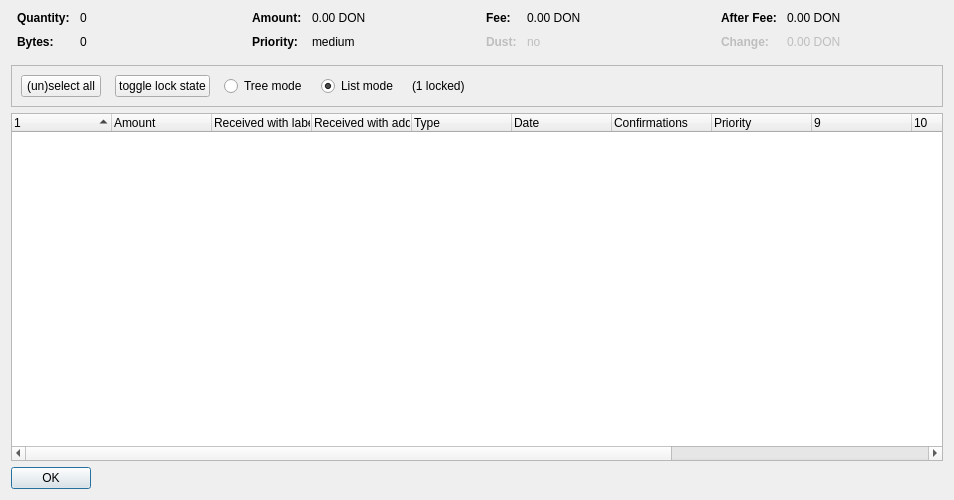
<?xml version="1.0" encoding="UTF-8"?>
<ui version="4.0">
 <class>CoinControlDialog</class>
 <widget class="QDialog" name="CoinControlDialog">
  <property name="geometry">
   <rect>
    <x>0</x>
    <y>0</y>
    <width>954</width>
    <height>500</height>
   </rect>
  </property>
  <property name="windowTitle">
   <string>Coin Selection</string>
  </property>
  <layout class="QVBoxLayout" name="verticalLayout">
   <item>
    <layout class="QHBoxLayout" name="horizontalLayoutTop" stretch="0,0,0,0">
     <property name="topMargin">
      <number>0</number>
     </property>
     <property name="bottomMargin">
      <number>10</number>
     </property>
     <item>
      <layout class="QFormLayout" name="formLayoutCoinControl1">
       <property name="horizontalSpacing">
        <number>10</number>
       </property>
       <property name="verticalSpacing">
        <number>10</number>
       </property>
       <property name="leftMargin">
        <number>6</number>
       </property>
       <property name="rightMargin">
        <number>6</number>
       </property>
       <item row="0" column="0">
        <widget class="QLabel" name="labelCoinControlQuantityText">
         <property name="font">
          <font>
           <weight>75</weight>
           <bold>true</bold>
          </font>
         </property>
         <property name="text">
          <string>Quantity:</string>
         </property>
        </widget>
       </item>
       <item row="0" column="1">
        <widget class="QLabel" name="labelCoinControlQuantity">
         <property name="cursor">
          <cursorShape>IBeamCursor</cursorShape>
         </property>
         <property name="contextMenuPolicy">
          <enum>Qt::ActionsContextMenu</enum>
         </property>
         <property name="text">
          <string notr="true">0</string>
         </property>
         <property name="textInteractionFlags">
          <set>Qt::LinksAccessibleByMouse|Qt::TextSelectableByKeyboard|Qt::TextSelectableByMouse</set>
         </property>
        </widget>
       </item>
       <item row="1" column="0">
        <widget class="QLabel" name="labelCoinControlBytesText">
         <property name="font">
          <font>
           <weight>75</weight>
           <bold>true</bold>
          </font>
         </property>
         <property name="text">
          <string>Bytes:</string>
         </property>
        </widget>
       </item>
       <item row="1" column="1">
        <widget class="QLabel" name="labelCoinControlBytes">
         <property name="cursor">
          <cursorShape>IBeamCursor</cursorShape>
         </property>
         <property name="contextMenuPolicy">
          <enum>Qt::ActionsContextMenu</enum>
         </property>
         <property name="text">
          <string notr="true">0</string>
         </property>
         <property name="textInteractionFlags">
          <set>Qt::LinksAccessibleByMouse|Qt::TextSelectableByKeyboard|Qt::TextSelectableByMouse</set>
         </property>
        </widget>
       </item>
      </layout>
     </item>
     <item>
      <layout class="QFormLayout" name="formLayoutCoinControl2">
       <property name="horizontalSpacing">
        <number>10</number>
       </property>
       <property name="verticalSpacing">
        <number>10</number>
       </property>
       <property name="leftMargin">
        <number>6</number>
       </property>
       <property name="rightMargin">
        <number>6</number>
       </property>
       <item row="0" column="0">
        <widget class="QLabel" name="labelCoinControlAmountText">
         <property name="font">
          <font>
           <weight>75</weight>
           <bold>true</bold>
          </font>
         </property>
         <property name="text">
          <string>Amount:</string>
         </property>
        </widget>
       </item>
       <item row="0" column="1">
        <widget class="QLabel" name="labelCoinControlAmount">
         <property name="cursor">
          <cursorShape>IBeamCursor</cursorShape>
         </property>
         <property name="contextMenuPolicy">
          <enum>Qt::ActionsContextMenu</enum>
         </property>
         <property name="text">
          <string notr="true">0.00 DON</string>
         </property>
         <property name="textInteractionFlags">
          <set>Qt::LinksAccessibleByMouse|Qt::TextSelectableByKeyboard|Qt::TextSelectableByMouse</set>
         </property>
        </widget>
       </item>
       <item row="1" column="0">
        <widget class="QLabel" name="labelCoinControlPriorityText">
         <property name="font">
          <font>
           <weight>75</weight>
           <bold>true</bold>
          </font>
         </property>
         <property name="text">
          <string>Priority:</string>
         </property>
        </widget>
       </item>
       <item row="1" column="1">
        <widget class="QLabel" name="labelCoinControlPriority">
         <property name="cursor">
          <cursorShape>IBeamCursor</cursorShape>
         </property>
         <property name="contextMenuPolicy">
          <enum>Qt::ActionsContextMenu</enum>
         </property>
         <property name="text">
          <string>medium</string>
         </property>
         <property name="textInteractionFlags">
          <set>Qt::LinksAccessibleByMouse|Qt::TextSelectableByKeyboard|Qt::TextSelectableByMouse</set>
         </property>
        </widget>
       </item>
      </layout>
     </item>
     <item>
      <layout class="QFormLayout" name="formLayoutCoinControl3">
       <property name="horizontalSpacing">
        <number>10</number>
       </property>
       <property name="verticalSpacing">
        <number>10</number>
       </property>
       <property name="leftMargin">
        <number>6</number>
       </property>
       <property name="rightMargin">
        <number>6</number>
       </property>
       <item row="0" column="0">
        <widget class="QLabel" name="labelCoinControlFeeText">
         <property name="font">
          <font>
           <weight>75</weight>
           <bold>true</bold>
          </font>
         </property>
         <property name="text">
          <string>Fee:</string>
         </property>
        </widget>
       </item>
       <item row="0" column="1">
        <widget class="QLabel" name="labelCoinControlFee">
         <property name="cursor">
          <cursorShape>IBeamCursor</cursorShape>
         </property>
         <property name="contextMenuPolicy">
          <enum>Qt::ActionsContextMenu</enum>
         </property>
         <property name="text">
          <string notr="true">0.00 DON</string>
         </property>
         <property name="textInteractionFlags">
          <set>Qt::LinksAccessibleByMouse|Qt::TextSelectableByKeyboard|Qt::TextSelectableByMouse</set>
         </property>
        </widget>
       </item>
       <item row="1" column="0">
        <widget class="QLabel" name="labelCoinControlLowOutputText">
         <property name="enabled">
          <bool>false</bool>
         </property>
         <property name="font">
          <font>
           <weight>75</weight>
           <bold>true</bold>
          </font>
         </property>
         <property name="text">
          <string>Dust:</string>
         </property>
        </widget>
       </item>
       <item row="1" column="1">
        <widget class="QLabel" name="labelCoinControlLowOutput">
         <property name="enabled">
          <bool>false</bool>
         </property>
         <property name="cursor">
          <cursorShape>IBeamCursor</cursorShape>
         </property>
         <property name="contextMenuPolicy">
          <enum>Qt::ActionsContextMenu</enum>
         </property>
         <property name="text">
          <string>no</string>
         </property>
         <property name="textInteractionFlags">
          <set>Qt::LinksAccessibleByMouse|Qt::TextSelectableByKeyboard|Qt::TextSelectableByMouse</set>
         </property>
        </widget>
       </item>
      </layout>
     </item>
     <item>
      <layout class="QFormLayout" name="formLayoutCoinControl4">
       <property name="horizontalSpacing">
        <number>10</number>
       </property>
       <property name="verticalSpacing">
        <number>10</number>
       </property>
       <property name="leftMargin">
        <number>6</number>
       </property>
       <property name="rightMargin">
        <number>6</number>
       </property>
       <item row="0" column="0">
        <widget class="QLabel" name="labelCoinControlAfterFeeText">
         <property name="font">
          <font>
           <weight>75</weight>
           <bold>true</bold>
          </font>
         </property>
         <property name="text">
          <string>After Fee:</string>
         </property>
        </widget>
       </item>
       <item row="0" column="1">
        <widget class="QLabel" name="labelCoinControlAfterFee">
         <property name="cursor">
          <cursorShape>IBeamCursor</cursorShape>
         </property>
         <property name="contextMenuPolicy">
          <enum>Qt::ActionsContextMenu</enum>
         </property>
         <property name="text">
          <string notr="true">0.00 DON</string>
         </property>
         <property name="textInteractionFlags">
          <set>Qt::LinksAccessibleByMouse|Qt::TextSelectableByKeyboard|Qt::TextSelectableByMouse</set>
         </property>
        </widget>
       </item>
       <item row="1" column="0">
        <widget class="QLabel" name="labelCoinControlChangeText">
         <property name="enabled">
          <bool>false</bool>
         </property>
         <property name="font">
          <font>
           <weight>75</weight>
           <bold>true</bold>
          </font>
         </property>
         <property name="text">
          <string>Change:</string>
         </property>
        </widget>
       </item>
       <item row="1" column="1">
        <widget class="QLabel" name="labelCoinControlChange">
         <property name="enabled">
          <bool>false</bool>
         </property>
         <property name="cursor">
          <cursorShape>IBeamCursor</cursorShape>
         </property>
         <property name="contextMenuPolicy">
          <enum>Qt::ActionsContextMenu</enum>
         </property>
         <property name="text">
          <string notr="true">0.00 DON</string>
         </property>
         <property name="textInteractionFlags">
          <set>Qt::LinksAccessibleByMouse|Qt::TextSelectableByKeyboard|Qt::TextSelectableByMouse</set>
         </property>
        </widget>
       </item>
      </layout>
     </item>
    </layout>
   </item>
   <item>
    <widget class="QFrame" name="frame">
     <property name="minimumSize">
      <size>
       <width>0</width>
       <height>40</height>
      </size>
     </property>
     <property name="frameShape">
      <enum>QFrame::StyledPanel</enum>
     </property>
     <property name="frameShadow">
      <enum>QFrame::Sunken</enum>
     </property>
     <layout class="QHBoxLayout" name="horizontalLayout">
      <item>
       <layout class="QHBoxLayout" name="horizontalLayoutPanel" stretch="0,0,0,0,0,0">
        <property name="spacing">
         <number>14</number>
        </property>
        <item>
         <widget class="QPushButton" name="pushButtonSelectAll">
          <property name="sizePolicy">
           <sizepolicy hsizetype="Maximum" vsizetype="Fixed">
            <horstretch>0</horstretch>
            <verstretch>0</verstretch>
           </sizepolicy>
          </property>
          <property name="text">
           <string>(un)select all</string>
          </property>
          <property name="autoDefault">
           <bool>false</bool>
          </property>
         </widget>
        </item>
        <item>
         <widget class="QPushButton" name="pushButtonToggleLock">
          <property name="sizePolicy">
           <sizepolicy hsizetype="Maximum" vsizetype="Fixed">
            <horstretch>0</horstretch>
            <verstretch>0</verstretch>
           </sizepolicy>
          </property>
          <property name="text">
           <string>toggle lock state</string>
          </property>
          <property name="autoDefault">
           <bool>false</bool>
          </property>
         </widget>
        </item>
        <item>
         <widget class="QRadioButton" name="radioTreeMode">
          <property name="sizePolicy">
           <sizepolicy hsizetype="Maximum" vsizetype="Fixed">
            <horstretch>0</horstretch>
            <verstretch>0</verstretch>
           </sizepolicy>
          </property>
          <property name="text">
           <string>Tree mode</string>
          </property>
         </widget>
        </item>
        <item>
         <widget class="QRadioButton" name="radioListMode">
          <property name="sizePolicy">
           <sizepolicy hsizetype="Maximum" vsizetype="Fixed">
            <horstretch>0</horstretch>
            <verstretch>0</verstretch>
           </sizepolicy>
          </property>
          <property name="text">
           <string>List mode</string>
          </property>
          <property name="checked">
           <bool>true</bool>
          </property>
         </widget>
        </item>
        <item>
         <widget class="QLabel" name="labelLocked">
          <property name="text">
           <string>(1 locked)</string>
          </property>
         </widget>
        </item>
        <item>
         <spacer name="horizontalSpacer">
          <property name="orientation">
           <enum>Qt::Horizontal</enum>
          </property>
          <property name="sizeHint" stdset="0">
           <size>
            <width>40</width>
            <height>20</height>
           </size>
          </property>
         </spacer>
        </item>
       </layout>
      </item>
     </layout>
    </widget>
   </item>
   <item>
    <widget class="CoinControlTreeWidget" name="treeWidget">
     <property name="contextMenuPolicy">
      <enum>Qt::CustomContextMenu</enum>
     </property>
     <property name="sortingEnabled">
      <bool>false</bool>
     </property>
     <property name="columnCount">
      <number>13</number>
     </property>
     <attribute name="headerShowSortIndicator" stdset="0">
      <bool>true</bool>
     </attribute>
     <attribute name="headerStretchLastSection">
      <bool>false</bool>
     </attribute>
     <column>
      <property name="text">
       <string/>
      </property>
     </column>
     <column>
      <property name="text">
       <string>Amount</string>
      </property>
     </column>
     <column>
      <property name="text">
       <string>Received with label</string>
      </property>
     </column>
     <column>
      <property name="text">
       <string>Received with address</string>
      </property>
     </column>
     <column>
      <property name="text">
	<string>Type</string>
      </property>
     </column>
     <column>
      <property name="text">	 
       <string>Date</string>
      </property>
     </column>
     <column>
      <property name="text">
       <string>Confirmations</string>
      </property>
      <property name="toolTip">
       <string>Confirmed</string>
      </property>
     </column>
     <column>
      <property name="text">
       <string>Priority</string>
      </property>
     </column>
     <column>
      <property name="text">
       <string/>
      </property>
     </column>
     <column>
      <property name="text">
       <string/>
      </property>
     </column>
     <column>
      <property name="text">
       <string/>
      </property>
     </column>
     <column>
      <property name="text">
       <string/>
      </property>
     </column>
     <column>
      <property name="text">
       <string/>
      </property>
     </column>
    </widget>
   </item>
   <item>
    <widget class="QDialogButtonBox" name="buttonBox">
     <property name="sizePolicy">
      <sizepolicy hsizetype="Maximum" vsizetype="Fixed">
       <horstretch>0</horstretch>
       <verstretch>0</verstretch>
      </sizepolicy>
     </property>
     <property name="orientation">
      <enum>Qt::Horizontal</enum>
     </property>
     <property name="standardButtons">
      <set>QDialogButtonBox::Ok</set>
     </property>
    </widget>
   </item>
  </layout>
 </widget>
 <customwidgets>
  <customwidget>
   <class>CoinControlTreeWidget</class>
   <extends>QTreeWidget</extends>
   <header>coincontroltreewidget.h</header>
  </customwidget>
 </customwidgets>
 <resources/>
 <connections/>
</ui>
